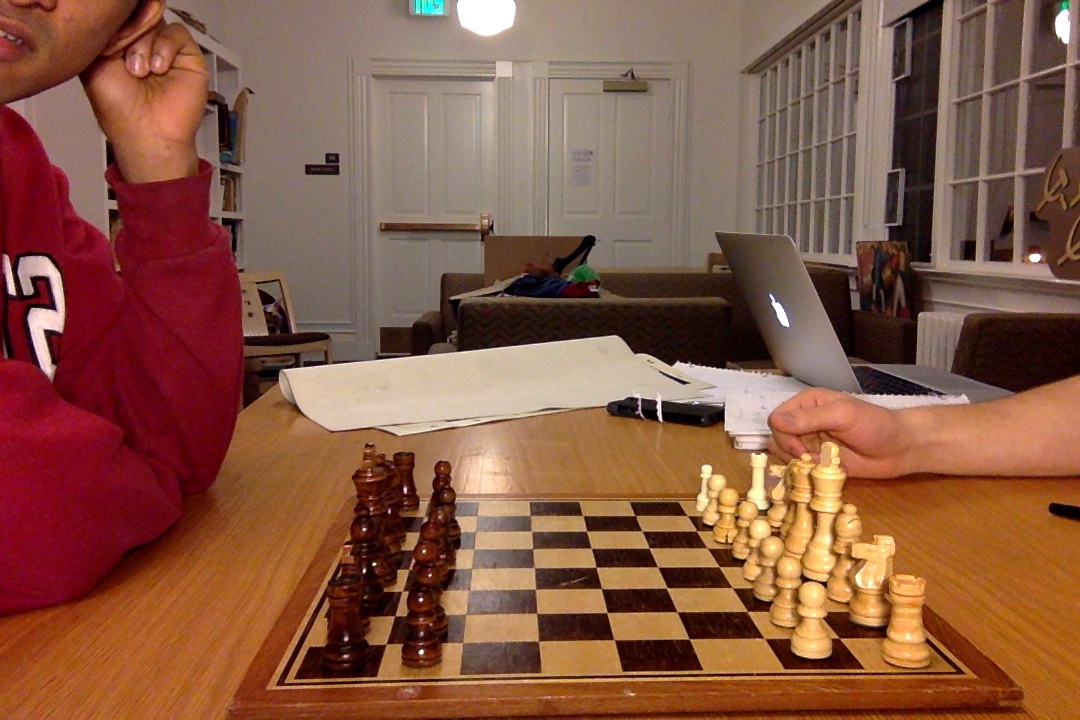
#> input picture data/micahboard/1.jpg, 1080 x 720 px
$ python MarkImage.py   (Python 2 division)
#> lines starting #> are read from the running program, lines starting #| are printed output that depends on the picture
### src/CVAnalysis.py
import os
from subprocess import call
from copy import deepcopy
from random import choice
import cv2
import numpy as np
from numpy import matrix, concatenate
from numpy.linalg import inv, pinv, svd
from sklearn.cluster import KMeans
from util import *


####################################################################################################
##############################[ --- IMAGE DIFFERENCE --- ]##########################################
####################################################################################################

# [25 lines left out: function get_image_diff, not called in this run]


####################################################################################################
##############################[ --- CORNER DETECTION/DESCRIPTION--- ]###############################
####################################################################################################

def get_harris_corners (image):
	"""
		Function: get_harris_corners
		----------------------------
		given an image, returns a list of cv2.KeyPoints representing
		the harris corners
	"""
	corner_detector = cv2.FeatureDetector_create ('HARRIS')
	return corner_detector.detect (image)


def get_sift_descriptors (image, kpts):
	"""
		Function: get_sift_descriptors
		------------------------------
		given an image and a list of keypoints, this returns
		(keypoints, descriptors), each a list
	"""
	sift_descriptor = cv2.DescriptorExtractor_create('SIFT')
	return sift_descriptor.compute (image, kpts)[1]


# [383 lines left out: functions get_hc_sd, get_P_rows, get_P, assemble_BIH, point_correspondences_to_BIH, cluster_points and 9 more, not called in this run]

### src/util.py
from itertools import tee, izip
import cv2
import numpy as np
from numpy import matrix, array, dot, transpose
from numpy.linalg import inv

####################################################################################################
##############################[ --- COORDINATE CONVERSIONS --- ]####################################
####################################################################################################

# [22 lines left out: functions board_to_image_coords, image_to_board_coords, not called in this run]


# an_letters, an_numbers = 'ABCDEFGH', range(1, 9)
an_letters, an_numbers = 'HGFEDCBA', range(8, 0, -1) #mirror image
# [298 lines left out: functions algebraic_notation_to_board_coords, an_to_index, index_to_an, split_move_notation, homogenize, dehomogenize and 15 more, not called in this run]


def print_status (stage, status):
	"""
		Function: print_status
		----------------------
		prints out a status message
	"""
	print "-----> " + stage + ": " + status


# [9 lines left out: function print_header, not called in this run]

### src/MarkImage.py
#!/opt/local/bin/python
import os, sys
import numpy as np
import cv, cv2
import CVAnalysis
from Board import Board
from util import print_message, print_status


#==========[ Global Data	]==========
corner_keypoints 		= []
corner_image_points 	= []
corner_board_points 	= []
corner_sift_desc		= []


def get_closest_keypoint (image_point, keypoints):
	"""
		Function: get_closest_keypoint
		------------------------------
		given a point in the image, this returns the closest
		corresponding point in keypoints
	"""
	def euc_dist (ip, kp):
		return (ip[0] - kp.pt[0])**2 + (ip[1] - kp.pt[1])**2

	distances = [euc_dist(image_point, kp) for kp in keypoints]
	return keypoints.pop (np.argmin(distances))


def on_mouse(event, x, y, flags, param):
	"""
		Function: on_mouse
		------------------
		callback for clicking the image;
		has you input the board coords of the point you just clicked
		stores results in corner_board_points and corner_image_points
	"""
	#=====[ Step 1: only accept button down events	]=====
	if not event == cv2.EVENT_LBUTTONDOWN:
		return

	#=====[ Step 2: get corresponding points	]=====
	print "=====[ Enter board coordinates: ]====="
	# board_x = int(raw_input ('>>> x: '))
	# board_y = int(raw_input ('>>> y: '))
	# board_point = (board_x, board_y)
	keypoint = get_closest_keypoint ((x, y), param)
	image_point = keypoint.pt
	print "Stored as: "
	# print "	- board_point: ", board_point
	print "	- image_point: ", image_point
	# corner_board_points.append (board_point)
	corner_image_points.append (image_point)
	corner_keypoints.append (keypoint)
	print_message ("ESC to exit")


if __name__ == "__main__":

	#==========[ Step 1: sanitize input 	]==========
	if not len(sys.argv) == 2:
		filename = '../data/micahboard/1.jpg'
	else:
		filename 	= sys.argv[1]
	image_name 	= os.path.split (filename)[1]
	if not os.path.isfile (filename):
		raise StandardError ("Couldn't find the file you passed in: " + image_name)


	#==========[ Step 2: get/convert image	]==========
	image = cv2.imread(filename)
#> image is the input picture: shape (720, 1080, 3); mean B, G, R 67.8, 88.3, 134.3
	gray = cv2.cvtColor (image, cv2.COLOR_BGR2GRAY)
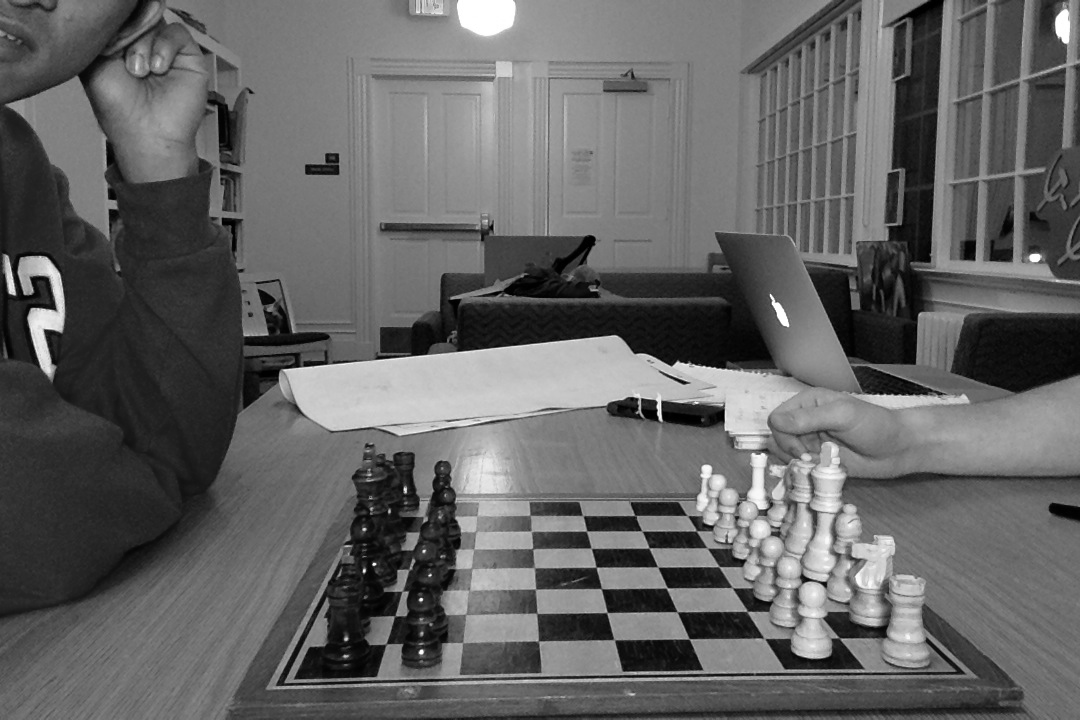
#> gray: shape (720, 1080); min 0, max 255, mean 99.7


	#==========[ Step 3: get corners	]==========
	harris_corners = CVAnalysis.get_harris_corners (image)
#> harris_corners = 468 keypoints; strongest (x, y, size): (373, 564, 3), (375, 564, 3), (422, 599, 3), (364, 572, 3)
	disp_image = cv2.drawKeypoints (image, harris_corners, color=(0, 0, 255))
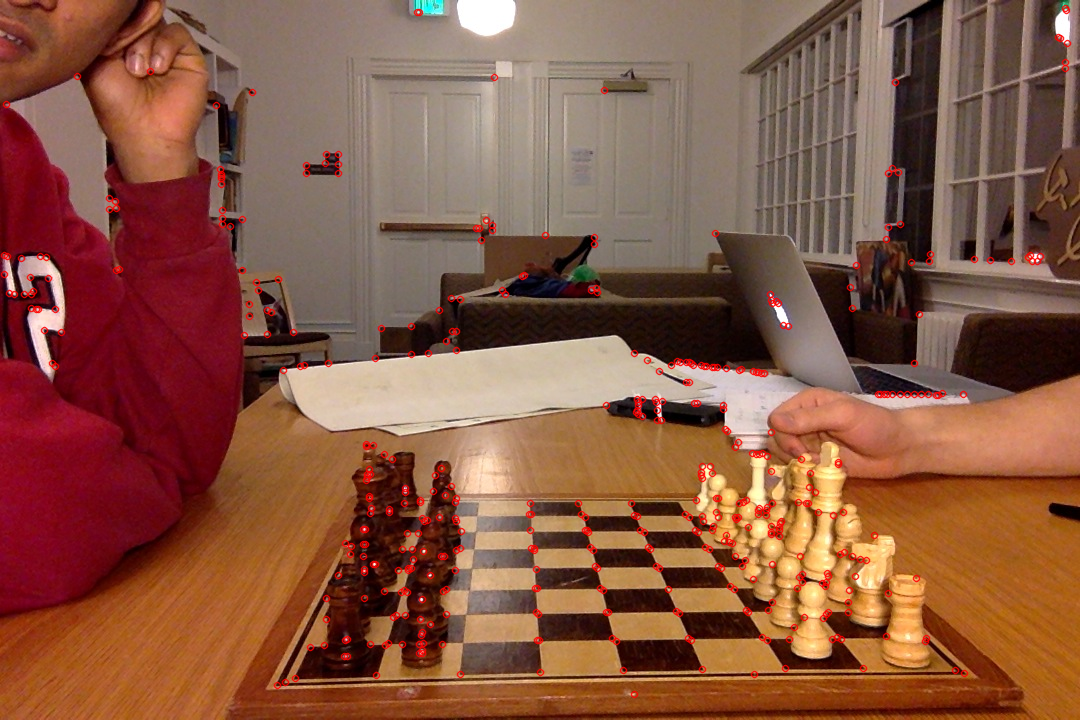
#> disp_image: shape (720, 1080, 3); mean B, G, R 66.9, 87.1, 135.9


	#==========[ Step 4: draw image	]==========
	cv2.namedWindow ('DISPLAY')
	cv.SetMouseCallback ('DISPLAY', on_mouse, param=harris_corners)
#> (this line was passed over: cv is not available in this run)


	#==========[ Step 4: have user mark keypoints ]==========
	while True:

		disp_image = cv2.drawKeypoints (image, harris_corners, color=(0, 0, 255))
		disp_image = cv2.drawKeypoints (disp_image, corner_keypoints, color=(255, 0, 0))

		cv2.imshow ('DISPLAY', disp_image)
		key = cv2.waitKey(30)
#> (key Esc is pressed here)
		if key == 27:
			break


	#==========[ Step 5: get descriptors for each corner point	]==========
	print_status ('MarkImage', 'getting SIFT descriptors for clicked corners')
	desc = CVAnalysis.get_sift_descriptors (image, corner_keypoints)
	corner_sift_desc = desc


	#==========[ Step 6: construct BoardImage	]==========
	print_status ('MarkImage', 'constructing BoardImage object')
#> (the run stopped early here; a loop or call above may not have finished)
